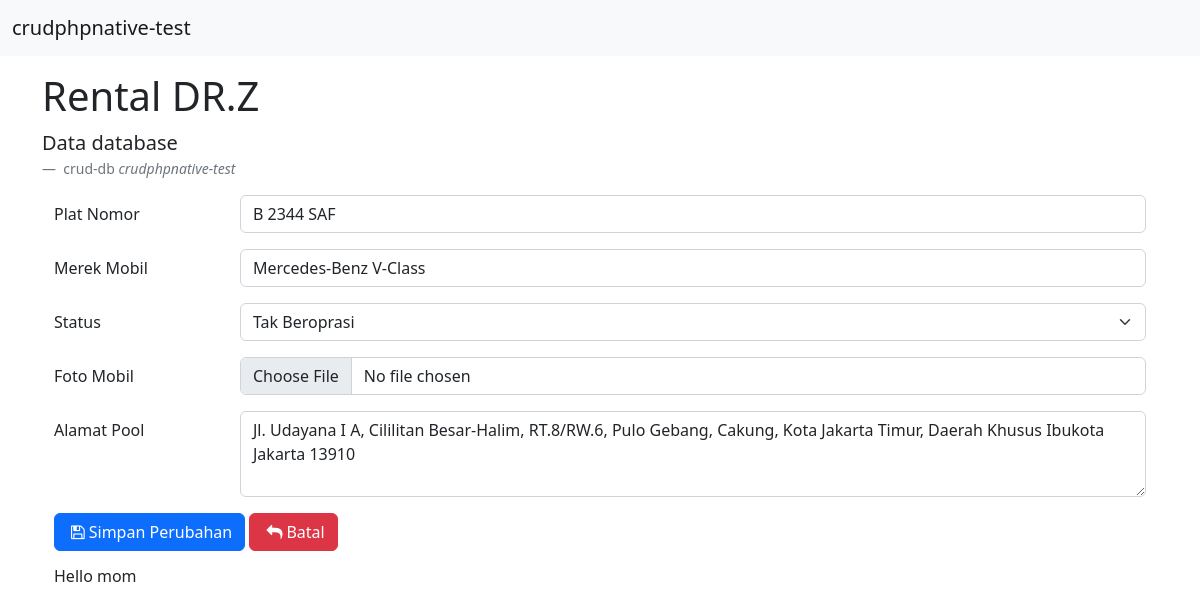
Page /kelola.php?ubah=2 on the committed database.
### tables this page shows
CREATE TABLE `tb_mobil` (
  `id_mobil` int(11) NOT NULL,
  `plat_nomor` varchar(10) NOT NULL,
  `merek_mobil` varchar(50) NOT NULL,
  `status` varchar(30) NOT NULL,
  `foto_mobil` varchar(30) NOT NULL,
  `alamat_pool` varchar(150) NOT NULL
);

### kelola.php (the view, shortened to what this page needs)
<!DOCTYPE html>
<?php
include 'koneksi.php';
$plat_nomor = '';
$merek_mobil = '';
$status ='';
$alamat_pool = '';
if (isset($_GET['ubah'])) {
    $id_mobil = $_GET['ubah'];
    $query = "SELECT * FROM tb_mobil WHERE id_mobil = '$id_mobil';";
    $sql = mysqli_query($conn, $query);
    $result = mysqli_fetch_assoc($sql);
    $plat_nomor = $result ['plat_nomor'];
    $merek_mobil = $result ['merek_mobil'];
    $status = $result ['status'];
    $alamat_pool = $result ['alamat_pool'];
}
?>
<html lang="en">
<head>
    <link rel="stylesheet" href="css/bootstrap.min.css">
    <link rel="stylesheet" href="fontawesome/css/font-awesome.min.css">
</head>
<body>
    <nav class="navbar bg-light">
        <div class="container-fluid">
            <a class="navbar-brand" href="#">
                crudphpnative-test
            </a>
        </div>
    </nav>
    <div class="container">
        <h1 class="mt-3">Rental DR.Z</h1>
        <figure>
            <blockquote class="blockquote">
                <p>Data database</p>
            </blockquote>
            <figcaption class="blockquote-footer">
                crud-db <cite title="Source Title"> crudphpnative-test</cite>
            </figcaption>
        </figure>
        <div class="container">
            <form method="post" action="proses.php" enctype="multipart/form-data">
                <div class="mb-3 row">
                    <label for="plat_nomor" class="col-sm-2 col-form-label">Plat Nomor</label>
                    <div class="col-sm-10">
                        <input required type="text" name="plat_nomor" class="form-control" id="plat_nomor" placeholder="Ex: B 2374 SSA" value="<?php echo $plat_nomor ?>">
                    </div>
                </div>
                <div class="mb-3 row">
                    <label for="nama" class="col-sm-2 col-form-label">Merek Mobil</label>
                    <div class="col-sm-10">
                        <input required type="text" name="merek_mobil" class="form-control" id="nama" placeholder="Ex: Mercedes-Benz E-Class 300" value="<?php echo $merek_mobil ?>">
                    </div>
                </div>
                <div class="mb-3 row">
                    <label for="jkel" class="col-sm-2 col-form-label">Status</label>
                    <div class="col-sm-10">
                        <select required id="jkel" name="status" class="form-select">
                            <option <?php if($status == 'Tak Beroprasi') {echo "selected";} ?> value="Tak Beroprasi">Tak Beroprasi</option>
                        </select>
                    </div>
                </div>
                <div class="mb-3 row">
                    <label for="foto" class="col-sm-2 col-form-label">Foto Mobil</label>
                    <div class="col-sm-10">
                        <input <?php if(!isset($_GET['ubah'])){echo "required";} ?> class="form-control" type="file" name="foto" id="foto" accept="image/*">
                    </div>
                </div>
                <div class="mb-3 row">
                    <label for="alamat_pool" class="col-sm-2 col-form-label">Alamat Pool</label>
                    <div class="col-sm-10">
                        <textarea required class="form-control" name="alamat_pool" id="alamat_pool" rows="3"><?php echo $alamat_pool ?></textarea>
                    </div>
                </div>
                <div class="mb-3 row mt-3">
                    <div class="col">
                        <?php
                        if (isset($_GET['ubah'])) {
                        ?>
                            <button type="submit" name="aksi" value="edit" class="btn btn-primary"><i class="fa fa-floppy-o mx-1" aria-hidden="true"></i>Simpan Perubahan</button>
                        <?php
                        } else {
                        ?>
                            <button type="submit" name="aksi" value="add" class="btn btn-primary"><i class="fa fa-floppy-o mx-1" aria-hidden="true"></i>Tambah</button>
                        <?php
                        }
                        ?>
                        <a href="index.php" type="button" class="btn btn-danger"><i class="fa fa-reply mx-1" aria-hidden="true"></i>Batal</a>
                    </div>
            </form>
        </div>
        <h6>Hello mom</h6>
</body>
</html>

### rows in the picture
tb_mobil: plat_nomor "B 2344 SAF", merek_mobil "Mercedes-Benz V-Class", status "Tak Beroprasi", alamat_pool "Jl. Udayana I A, Cililitan Besar-Halim, RT.8/RW.6, Pulo Gebang, Cakung, Kota Jakarta Timur, Daerah Khusus Ibukota Jakarta 13910"
